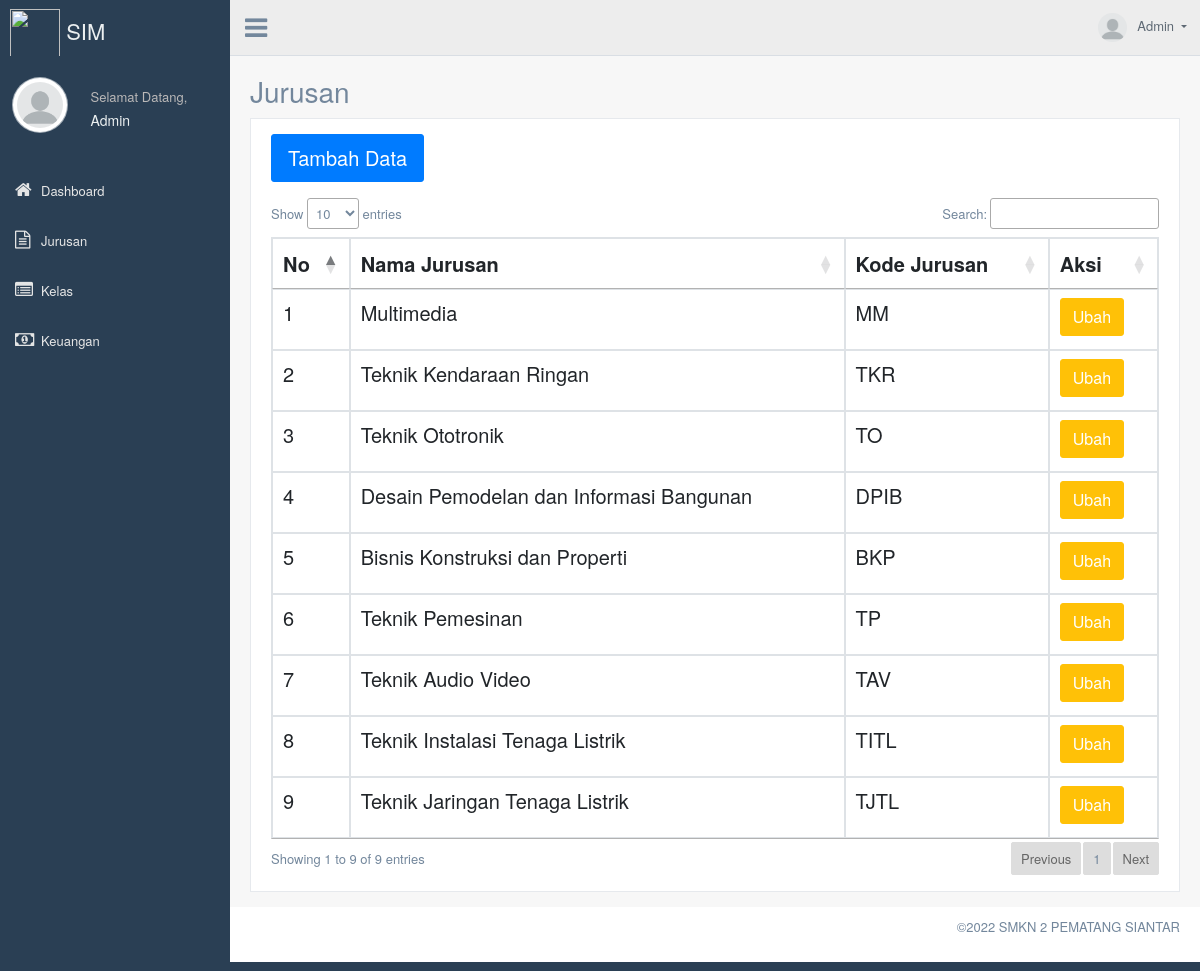
Page /index.php/jurusan on the committed database.
### tables this page shows
CREATE TABLE `jurusan` (
  `id_jurusan` int(11) NOT NULL,
  `nama_jurusan` varchar(100) DEFAULT NULL,
  `kode_jurusan` varchar(10) DEFAULT NULL,
  `created_at` datetime DEFAULT NULL,
  `created_by` int(11) DEFAULT NULL,
  `updated_at` datetime DEFAULT NULL,
  `updated_by` int(11) DEFAULT NULL
);

### application/core/MY_Controller.php (called while the page is built, shortened)
<?php
class MY_Controller extends CI_Controller {
    public function render($view,$data=null){
        $data['title'] =  $this->title;
        $data['module'] = $this->module;
        $this->load->view('template/header',$data);
        $this->load->view($this->module.'/css');
        $this->load->view($this->module.'/'.$view,$data);
        $this->load->view($this->module.'/js');
        $this->load->view('template/footer');
    }
}

### application/controllers/Jurusan.php (called while the page is built, shortened)
<?php defined('BASEPATH') or exit('No direct script access allowed');
class Jurusan extends MY_Controller
{
	public function index()
	{
		$list_jurusan = $this->umum->get_data('jurusan')->result();
		$this->render('index', get_defined_vars());
	}
}

### index.php (called while the page is built, shortened)
<?php
require_once BASEPATH.'core/CodeIgniter.php';

### application/models/M_Umum.php (called while the page is built, shortened)
<?php
class M_Umum extends CI_Model
{
     public function get_data($table, $select = false)
     {
          return $this->db->get($table);
     }
}

### application/helpers/security_helper.php (called while the page is built, shortened)
<?php if (!defined("BASEPATH")) exit("No direct script access allowed");
function encrypt_url($string)
{
  $security       = parse_ini_file("security.ini");
  $secret_key     = $security["encryption_key"];
  $secret_iv      = $security["iv"];
  $encrypt_method = $security["encryption_mechanism"];
  $key    = hash("sha256", $secret_key);
  $iv     = substr(hash("sha256", $secret_iv), 0, 16);
  $result = openssl_encrypt($string, $encrypt_method, $key, 0, $iv);
  $output = base64_encode($result);
  return $output;
}

### application/helpers/app_helper.php (called while the page is built, shortened)
<?php
if (!function_exists('encode_arr')) {
  function encode_arr($data)
  {
    return encrypt_url(serialize($data));
  }
}

### application/views/jurusan/index.php (the view, shortened to what this page needs)
<div class="right_col" role="main">
	<div class="">
		<div class="page-title">
			<div class="title_left">
				<h3><?= $title; ?></h3>
			</div>
			<div class="title_right">
				<div class="col-md-5 col-sm-5   form-group pull-right top_search">
				</div>
			</div>
		</div>
		<div class="clearfix"></div>
		<div class="row">
			<div class="col-md-12 col-sm-12  ">
				<div class="x_panel">
					<div class="x_content">
						<button class="btn btn-primary btn-lg mb-3" id="tambah-data">Tambah Data</button>
						<table class="table table-bordered" id="myTable">
							<thead>
								<tr>
									<th>No</th>
									<th>Nama Jurusan</th>
									<th>Kode Jurusan</th>
									<th>Aksi</th>
								</tr>
							</thead>
							<tbody>
								<?php foreach ($list_jurusan as $key => $list) { ?>
									<tr>
										<td><?= $key + 1; ?></td>
										<td><?= $list->nama_jurusan; ?></td>
										<td><?= $list->kode_jurusan; ?></td>
										<td>
											<a href="<?= base_url($module . '/form/' . encode_arr($list->id_jurusan)); ?>" class="btn btn-warning">Ubah</a>
										</td>
									</tr>
								<?php
								}
								?>
							</tbody>
						</table>
					</div>
				</div>
			</div>
		</div>
	</div>
</div>

### application/views/template/header.php (shortened to what this page needs)
<!DOCTYPE html>
<html lang="en">
<head>
	<link rel="stylesheet" href="https://cdn.jsdelivr.net/npm/bootstrap@4.3.1/dist/css/bootstrap.min.css">
	<link rel="stylesheet" href="https://cdnjs.cloudflare.com/ajax/libs/font-awesome/4.6.3/css/font-awesome.min.css">
	<link rel="stylesheet" href="https://cdnjs.cloudflare.com/ajax/libs/nprogress/0.2.0/nprogress.css">
	<link href="<?= base_url() ?>assets/build/css/custom.min.css" rel="stylesheet">
	<link rel="stylesheet" href="https://cdn.datatables.net/1.11.5/css/jquery.dataTables.min.css">
	<link href="https://cdn.jsdelivr.net/npm/select2@4.1.0-rc.0/dist/css/select2.min.css" rel="stylesheet" />
	<link href="https://cdnjs.cloudflare.com/ajax/libs/bootstrap-datepicker/1.9.0/css/bootstrap-datepicker.min.css" rel="stylesheet">
</head>
<body class="nav-md">
	<div class="container body">
		<div class="main_container">
			<div class="col-md-3 left_col">
				<div class="left_col scroll-view">
					<div class="navbar nav_title" style="border: 0;">
						<a href="<?= base_url('dashboard'); ?>" class="site_title"><img src="<?= base_url('assets/img/logo.png') ?>" width="50px" height="50px" alt=""> <span>SIM KEUANGAN</span></a>
					</div>
					<div class="profile clearfix">
						<div class="profile_pic">
							<img src="<?= base_url('assets/img/default-user.png') ?>" alt="..." class="img-circle profile_img">
						</div>
						<div class="profile_info">
							<span>Selamat Datang,</span>
							<h2>Admin</h2>
						</div>
						<div class="clearfix"></div>
					</div>
					<br />
					<div id="sidebar-menu" class="main_menu_side hidden-print main_menu">
						<div class="menu_section">
							<ul class="nav side-menu">
								<li>
									<a href="<?= base_url('dashboard'); ?>"><i class="fa fa-home"></i>Dashboard<span class="label label-success pull-right"></span></a>
								</li>
								<li>
									<a href="<?= base_url('jurusan'); ?>"><i class="fa fa-file-text-o"></i>Jurusan<span class="label label-success pull-right"></span></a>
								</li>
								<li>
									<a href="<?= base_url('kelas'); ?>"><i class="fa fa-list-alt"></i>Kelas<span class="label label-success pull-right"></span></a>
								</li>
								<li>
									<a href="<?= base_url('keuangan/input'); ?>"><i class="fa fa-money"></i>Keuangan<span class="label label-success pull-right"></span></a>
								</li>
							</ul>
						</div>
					</div>
				</div>
			</div>
			<div class="top_nav">
				<div class="nav_menu">
					<div class="nav toggle">
						<a id="menu_toggle"><i class="fa fa-bars"></i></a>
					</div>
					<nav class="nav navbar-nav">
						<ul class=" navbar-right">
							<li class="nav-item dropdown open" style="padding-left: 15px;">
								<a href="javascript:;" class="user-profile dropdown-toggle" aria-haspopup="true" id="navbarDropdown" data-toggle="dropdown" aria-expanded="false">
									<img src="<?= base_url('assets/img/default-user.png') ?>" alt="">Admin
								</a>
							</li>
						</ul>
					</nav>
				</div>
			</div>

### application/views/template/footer.php (shortened to what this page needs)
<footer>
	<div class="pull-right">
		<p>©2022 SMKN 2 PEMATANG SIANTAR</p>
	</div>
	<div class="clearfix"></div>
</footer>
</div>
</div>
</body>
</html>

### application/views/jurusan/css.php (style rules this page uses)
table { font-size: 20px; }

### rows in the picture
jurusan: nama_jurusan "Multimedia", kode_jurusan "MM"
jurusan: nama_jurusan "Teknik Kendaraan Ringan", kode_jurusan "TKR"
jurusan: nama_jurusan "Teknik Ototronik", kode_jurusan "TO"
jurusan: nama_jurusan "Desain Pemodelan dan Informasi Bangunan", kode_jurusan "DPIB"
jurusan: nama_jurusan "Bisnis Konstruksi dan Properti", kode_jurusan "BKP"
jurusan: nama_jurusan "Teknik Pemesinan", kode_jurusan "TP"
jurusan: nama_jurusan "Teknik Audio Video", kode_jurusan "TAV"
jurusan: nama_jurusan "Teknik Instalasi Tenaga Listrik", kode_jurusan "TITL"
jurusan: nama_jurusan "Teknik Jaringan Tenaga Listrik", kode_jurusan "TJTL"

### other values in the picture
$title "Jurusan"
